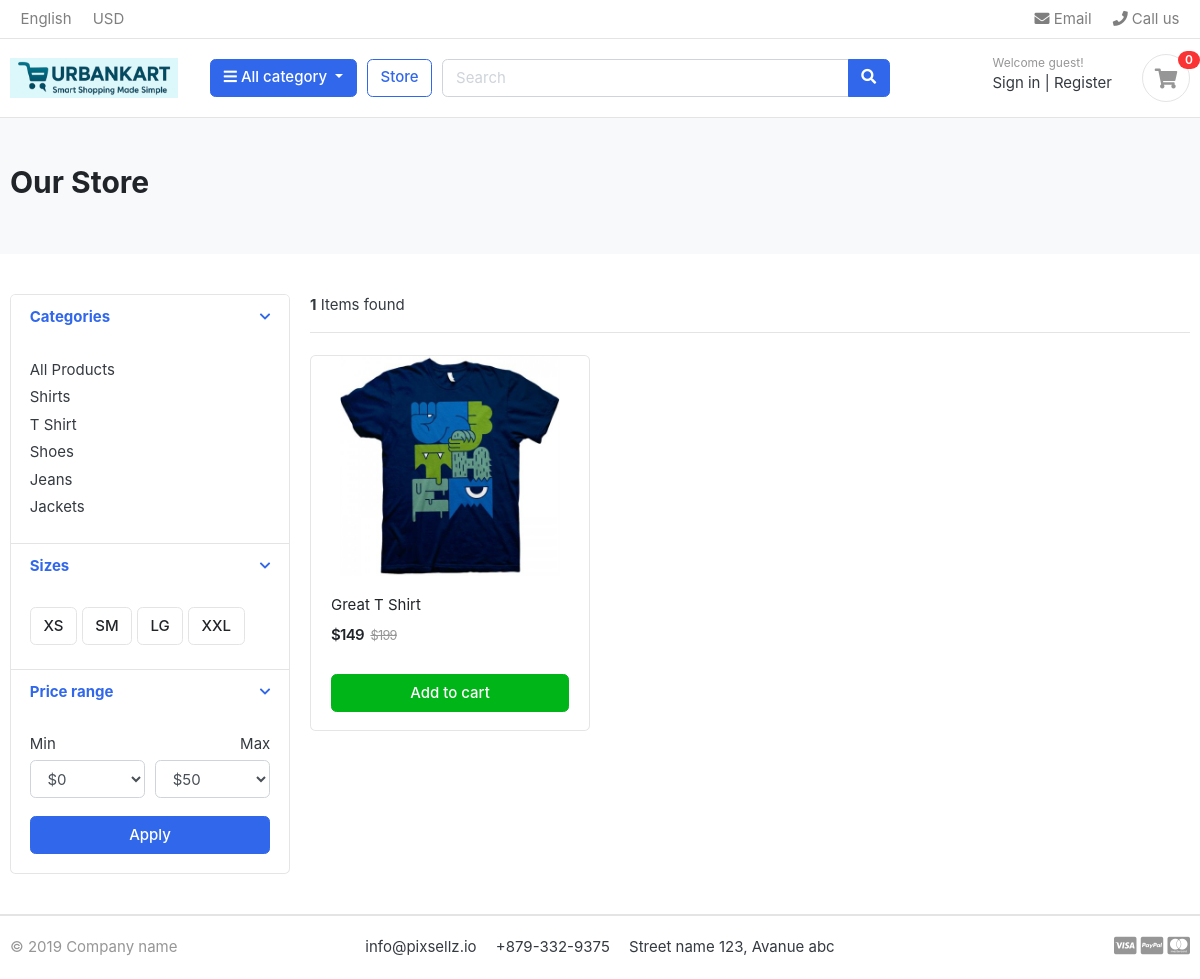
The app's page /store/category/t-shirt/ with its own data.
### category/models.py (models this page shows, shortened)
class Category(models.Model):
    category_name = models.CharField(max_length=50, unique=True)
    slug = models.SlugField(max_length=100, unique=True)
    description = models.TextField(max_length=255, blank=True)
    cat_image = models.ImageField(upload_to='photos/categories/', blank=True)
    def get_category_url(self):
        return reverse('products_by_category', args=[self.slug])
    class Meta:
        verbose_name = "category"
        verbose_name_plural = "categories"

### store/models.py (models this page shows, shortened)
class Product(models.Model):
    product_name = models.CharField(max_length=200, unique=True)
    slug = models.SlugField(max_length=200, unique=True)
    description = models.TextField(max_length=500, blank=True)
    price = models.IntegerField()
    images = models.ImageField(upload_to='photos/products')
    stock = models.IntegerField()
    is_available = models.BooleanField(default=True)
    category = models.ForeignKey(Category, on_delete=models.CASCADE)
    created_date = models.DateTimeField(auto_now_add=True)
    modified_date = models.DateTimeField(auto_now=True)
    @property
    def old_price(self):
        rounded_price = round((self.price * 1.25) / 50) * 50
        return rounded_price - 1
    def get_url(self):
        return reverse('product_detail', kwargs={'category_slug': self.category.slug, 'product_slug': self.slug})

### store/views.py (the view)
# urls.py: path('store/', include('store.urls')),
def store(request, category_slug=None):
    categories = None
    products = None
    if category_slug != None:
        categories = get_object_or_404(Category, slug=category_slug)
        products = Product.objects.all().filter(is_available=True, category=categories).order_by('id')
        paginator = Paginator(products, 6) # No of products per page
        page = request.GET.get('page')
        paged_products = paginator.get_page(page)
        product_count = products.count()
    else:
        products = Product.objects.all().filter(is_available=True).order_by('id')
        paginator = Paginator(products, 6) # No of products per page
        page = request.GET.get('page')
        paged_products = paginator.get_page(page)
        product_count = products.count()
    product_count = products.count()
    context = {
        'products': paged_products,
        'product_count': product_count,
    }
    return render(request, 'store/store.html', context)

### carts/context_processors.py (called while the page is built)
def counter(request):
    cart_count = 0
    if 'admin' in request.path:
        return {}
    else:
        try:
            cart = Cart.objects.filter(cart_id=_cart_id(request)).first()
            if cart:
                cart_items = CartItem.objects.filter(cart=cart)
                for cart_item in cart_items:
                    cart_count += cart_item.quantity
        except Cart.DoesNotExist:
            cart_count = 0
    return dict(cart_count=cart_count)

### carts/views.py (called while the page is built)
def _cart_id(request):
    cart_id = request.session.session_key
    if not cart_id:
        cart_id = request.session.create()
    return cart_id

### category/context_processors.py (called while the page is built)
def menu_links(request):
    links=Category.objects.all()
    return dict(links=links)

### ecom/templates/store/store.html (shortened to what this page needs)
{% extends 'ecom/base.html' %}
{% load static %}
{% block content %}
<section class="section-pagetop bg">
    <div class="container">
        {% if 'search' in request.path %}
        <h2 class="title-page">Search Results</h2>
        {% else %}
        <h2 class="title-page">Our Store</h2>
        {% endif %}
    </div>
</section>
<section class="section-content padding-y">
    <div class="container">
    <div class="row">
        <aside class="col-md-3">
    <div class="card">
        <article class="filter-group">
            <header class="card-header">
                <a href="#" data-toggle="collapse" data-target="#collapse_1" aria-expanded="true" class="">
                    <i class="icon-control fa fa-chevron-down"></i>
                    <h6 class="title">Categories</h6>
                </a>
            </header>
            <div class="filter-content collapse show" id="collapse_1" style="">
                <div class="card-body">
                    <ul class="list-menu">
                        <li><a href="{% url 'store' %}">All Products</a></li>
                        {% for category in links %}
                            <li><a href="{{ category.get_category_url }}">{{ category.category_name }}</a></li>
                        {% endfor %}
                    </ul>
                </div>
            </div>
        </article>
        <article class="filter-group">
            <header class="card-header">
                <a href="#" data-toggle="collapse" data-target="#collapse_4" aria-expanded="true" class="">
                    <i class="icon-control fa fa-chevron-down"></i>
                    <h6 class="title">Sizes </h6>
                </a>
            </header>
            <div class="filter-content collapse show" id="collapse_4" style="">
                <div class="card-body">
                <label class="checkbox-btn">
                    <span class="btn btn-light"> XS </span>
                </label>
                <label class="checkbox-btn">
                    <span class="btn btn-light"> SM </span>
                </label>
                <label class="checkbox-btn">
                    <span class="btn btn-light"> LG </span>
                </label>
                <label class="checkbox-btn">
                    <span class="btn btn-light"> XXL </span>
                </label>
            </div>
            </div>
        </article>
        <article class="filter-group">
            <header class="card-header">
                <a href="#" data-toggle="collapse" data-target="#collapse_3" aria-expanded="true" class="">
                    <i class="icon-control fa fa-chevron-down"></i>
                    <h6 class="title">Price range </h6>
                </a>
            </header>
            <div class="filter-content collapse show" id="collapse_3" style="">
                <div class="card-body">
                    <div class="form-row">
                    <div class="form-group col-md-6">
                    <label>Min</label>
                        <select class="mr-2 form-control">
                            <option value="0">$0</option>
                        </select>
                    </div>
                    <div class="form-group text-right col-md-6">
                    <label>Max</label>
                        <select class="mr-2 form-control">
                            <option value="50">$50</option>
                        </select>
                    </div>
                    </div>
                    <button class="btn btn-block btn-primary">Apply</button>
                </div>
            </div>
        </article>
    </div>
        </aside>
        <main class="col-md-9">
    <header class="border-bottom mb-4 pb-3">
            <div class="form-inline">
                <span class="mr-md-auto"><b>{{ product_count }}</b> Items found </span>
            </div>
    </header>
    <div class="row">
        {% if products %}
            {% for product in products %}
            <div class="col-md-4">
                <figure class="card card-product-grid">
                    <a href="{{ product.get_url }}" class="img-wrap">
                        <img src="{{ product.images.url }}"
                            alt="{{ product.product_name }}"
                            class="img-fluid">
                    </a>
                    <figcaption class="info-wrap">
                        <div class="fix-height">
                            <a href="{{ product.get_url }}" class="title">{{ product.product_name }}</a>
                            <div class="price-wrap mt-2">
                                <span class="price">${{ product.price }}</span>
                                <del class="price-old">${{ product.old_price }}</del>
                            </div>
                        </div>
                        <a href="{{ product.get_url }}" class="btn btn-block btn-success">Add to cart </a>
                    </figcaption>
                </figure>
            </div>
            {% endfor %}
        {% else %}
            <div><h2>No products found. Please try a different search query.</h2></div>
        {% endif %}
    </div>
        </main>
    </div>
    </div>
</section>
{% endblock content %}

### ecom/static/css/ui.css (style rules this page uses)
html { font-family: "Inter", sans-serif; font-size: 15px; }
.img-wrap { text-align: center; display: block; }
.img-wrap img { max-width: 100%; }
.price-wrap { letter-spacing: -0.7px; }
.padding-y { padding-top: 40px; padding-bottom: 40px; }
figure { margin-bottom: 0; }
article:after, .form-group:after { display: block; clear: both; content: ""; }
.bg { background-color: #f8f9fa; }
.title-page { color: #212529; }
.btn-light { background-color: #fff; border-color: #e4e4e4; }
[class*=list-] li:after { visibility: hidden; display: block; content: ""; overflow: hidden; height: 0; clear: both; }
.list-menu { list-style: none; margin: 0; padding-left: 0; }
.list-menu li { margin-bottom: 5px; }
.list-menu a { color: #343a40; }
[class*=card-product] a.title { color: #212529; display: block; }
[class*=card-product] .img-wrap { overflow: hidden; position: relative; }
[class*=card-product] .img-wrap img { height: 100%; max-width: 100%; width: auto; display: inline-block; -o-object-fit: cover; object-fit: cover; }
.card-product-grid { margin-bottom: 20px; }
.card-product-grid .img-wrap { border-radius: 0.2rem 0.2rem 0 0; height: 220px; }
.card-product-grid .info-wrap { overflow: hidden; padding: 18px 20px; }
.card-product-grid .fix-height { height: 80px; overflow: hidden; }
.card .img-wrap { overflow: hidden; }
.price { font-weight: 600; color: #212529; }
.price-old { color: #969696; margin-left: 3px; font-size: 85%; }
.icon-control { margin-top: 5px; float: right; font-size: 80%; }
.card-header .title { margin-bottom: 0; line-height: 1.5; }
.filter-group { border-bottom: 1px solid #e4e4e4; }
.filter-group .card-header { border-bottom: 0; }
.filter-group:last-child { border-bottom: 0; }
.checkbox-btn { position: relative; }
.section-pagetop { padding: 45px 0; }

### records on screen
Category: category_name "Shirts"
Category: category_name "T Shirt"
Category: category_name "Shoes"
Category: category_name "Jeans"
Category: category_name "Jackets"
Product: images (picture), product_name "Great T Shirt", price "149", old_price "199"

### other values on screen
{{ cart_count }} "0"
{{ product_count }} "1"
